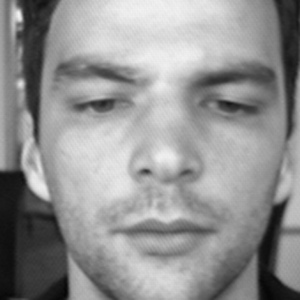
#> input picture Mari_nr_1/BioID_F1_1.jpg, 300 x 300 px, found by its file name; its folder holds only this picture in this run
$ jupyter execute --allow-errors 'Colocviu IVOM_MihalceaGeorgiana.ipynb'
#> lines starting #> are read from the running program, lines starting #| are printed output that depends on the picture
[cell 1]
#Import
import numpy as np
from skimage import io,color
import matplotlib.pyplot as plt
import math
import pdb
import os
import scipy.signal as sig

def hog(img,prag):

    #PARAMTERS: imagine,threshhold
    #RETURN: GV,GH,histograma gradientilor orientati
    h=img.shape[0]
    w=img.shape[1]

    # calculul gradientilor Gh si GV

    Gh = 2*img[0:h-1,0:w-1] - 2*img[1:h,0:w-1] + 4*img[0:h-1,1:w] - 4*img[1:h,1:w]
    Gv = 2*img[0:h-1,0:w-1] - 2*img[0:h-1,1:w] + 4*img[1:h,0:w-1] - 4*img[1:h,1:w]

    # calcul magnitudine si orientare folosind Gh si Gv
    Mg = np.sqrt(Gh**2 + Gv**2)
    orientare =(180/math.pi)* np.arctan(Gv/(Gh+0.001))

    #vectorizare magnitudine si gradienti
    Mg = Mg.flatten()
    orientare = orientare.flatten()
    #anularea orientarilor pentru care magnitudinea este mai mica ca pragul ales
    orientare[Mg < prag] = 1800
    orientare = orientare[orientare != 1800]

    #calculez histograma de orientari pt 6 bins cu np.histogram
    hist = np.histogram(orientare, bins = 6)[0]

    #normez histograma la suma elementelor si adun si un epsilon ca sa
    #evit situatia in care impart la 0 (blocul contine o regiune uniforma)
    hist = hist/(np.sum(hist) + 0.001)

    return  Gv,Gh,hist

#verificare Gv,Gh
a= np.array([[100,85,70],[81,80,90],[92,83,50]])
Gv,Gh,hist=hog(a,0.05)
print(Gv,Gh)

path = "D:\MASTER TAID\sem 3\IVOM\lab\Laboratoare\Colocviu\Mari_nr_1"
poze= os.listdir(path)

#masca de ponderi
mask=np.array([[8,3,9],
    [1,4,2],
    [6,5,7]])

#pt. a aplica doar pe patratele rosii din exercitiu
mask_aplicat = np.array([[1,1,1],[0,1,0],[0,1,0]])

dim_bloc = 3
#dim descriptori_lbp = (nr. poze pe care aplicam descriptorul, 6(bins histograma)*9(avem 3x3 griduri))
descriptori_hog=np.zeros([len(poze),6*9])

#parcurge pozele rand pe rand
#citeste,tranf in gray
for k in range(len(poze)):
    img=io.imread("Mari_nr_1/"+ poze[k])
#> img is the input picture: shape (300, 300, 3); min 5, max 243, mean 146
    img = color.rgb2gray(img)
#> img: shape (300, 300) float64

#initializez lista in care calculez descritorii
#calculez pasul pt impartirea in 3x3 ferestre
    lista_histograma_fereastra=[]
    #nr de linii si coloane dupa care se schimba zona
    val=math.ceil(img.shape[0]/dim_bloc)
#> val = 100

    h=img.shape[0]
#> h = 300
    w=img.shape[1]
#> w = 300
    #parcurg imaginea pe blocuri(3x3)
    for i in range(0,h,val):
        for j in range(0,w,val):
            #decupez fiecare ferastra
            fereastra=img[i:i+val,j:j+val]
            hist_hog = hog(fereastra,0.05)[2]
            #inmultesc histograma hog cu masca
            hist_norm = hist_hog*mask[i//val,j//val]*mask_aplicat[i//val,j//val]
            #pun histograma in lista
            lista_histograma_fereastra.append(hist_norm)
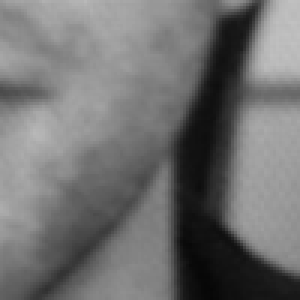
#> fereastra: shape (100, 100) float64 (shown 3 times larger); min 0.0235, max 0.757, mean 0.44
#> after the loop, lista_histograma_fereastra = 9 items, first 6: [1.99, 0.985, 1.08, 0.894, 0.903, 2.15], [0.492, 0.577, 0.627, 0.461, 0.426, 0.416], [2.13, 1.29, 1.22, 1.81, 0.918, 1.63], [0, 0, 0, 0, 0, 0], [0.769, 0.776, 0.661, 0.575, 0.568, 0.653], [0, 0, 0, 0, 0, 0]

    #transform lista de histograme in array
    lista_histograma_fereastra = np.array(lista_histograma_fereastra)
#> lista_histograma_fereastra = [[1.99, 0.985, 1.08, 0.894, 0.903, 2.15], [0.492, 0.577, 0.627, 0.461, 0.426, 0.416], [2.13, 1.29, 1.22, 1.81, 0.918, 1.63], [0, 0, 0, 0, 0, 0], [0.769, 0.776, 0.661, 0.575, 0.568, 0.653], [0, 0, 0, 0, 0, 0], [0, 0, 0, 0, 0, 0], [0.617, 0.949, 1.13, 1.13, 0.616, 0.554], [0, 0, 0, 0, 0, 0]]
    #pun hostogramele concatenate pe linia corespunzatoare imaginii in
    #descriptori_hog, cel mai simplu este sa folositi flatten() decat
    #functii de concatenare propriu zise
    descriptori_hog[k,:]=lista_histograma_fereastra.flatten()

def eucdist(x,y):

    #PARAMETERS: cei 2 vectori
    #RETURN: distanta
    distanta = np.sqrt(np.sum(np.square(x - y)))

    return distanta

#initializez matrica de distante
distante=np.zeros([8,8])

#calculez dist euclidiana intre toti descritorii asociati imaginilor
#inclusiv intre aceeasi descriptori
#> (the rest of this cell did not finish here and is left out)


$ run again, on Mari_nr_1/BioID_F3_1.jpg
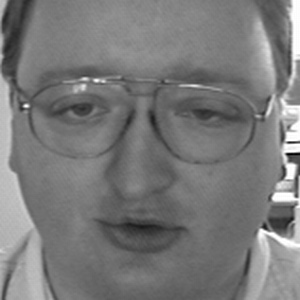
#> input picture Mari_nr_1/BioID_F3_1.jpg, 300 x 300 px, found by its file name
#> img is the input picture: shape (300, 300, 3); min 0, max 255, mean 121.2
#> img: shape (300, 300) float64
#> after the loop `for i in range(0,h,val):`:
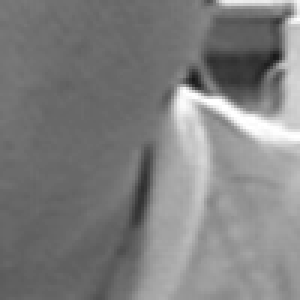
#> fereastra: shape (100, 100) float64 (shown 3 times larger); min 0.098, max 1, mean 0.499
#> after the loop `for i in range(0,h,val):`: lista_histograma_fereastra = 9 items, first 6: [1.22, 1.02, 1.28, 1.29, 1.1, 2.08], [0.389, 0.554, 0.677, 0.715, 0.33, 0.335], [2.56, 1.67, 1.33, 0.973, 0.886, 1.58], [0, 0, 0, 0, 0, 0], [0.874, 0.73, 0.594, 0.466, 0.589, 0.748], [0, 0, 0, 0, 0, 0]
#> `lista_histograma_fereastra = np.array(lista_histograma_fereastra)`: lista_histograma_fereastra = [[1.22, 1.02, 1.28, 1.29, 1.1, 2.08], [0.389, 0.554, 0.677, 0.715, 0.33, 0.335], [2.56, 1.67, 1.33, 0.973, 0.886, 1.58], [0, 0, 0, 0, 0, 0], [0.874, 0.73, 0.594, 0.466, 0.589, 0.748], [0, 0, 0, 0, 0, 0], [0, 0, 0, 0, 0, 0], [0.59, 0.907, 1.3, 1.1, 0.628, 0.474], [0, 0, 0, 0, 0, 0]]

$ run again, on Mari_nr_1/BioID_F3_3.jpg
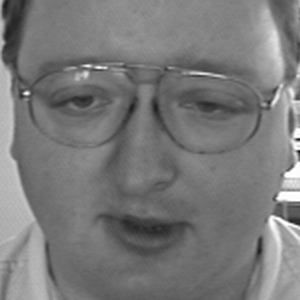
#> input picture Mari_nr_1/BioID_F3_3.jpg, 300 x 300 px, found by its file name
#> img is the input picture: shape (300, 300, 3); min 10, max 255, mean 121
#> img: shape (300, 300) float64
#> after the loop `for i in range(0,h,val):`:
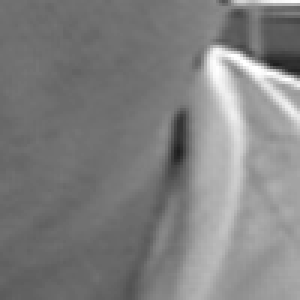
#> fereastra: shape (100, 100) float64 (shown 3 times larger); min 0.118, max 1, mean 0.503
#> after the loop `for i in range(0,h,val):`: lista_histograma_fereastra = 9 items, first 6: [1.32, 0.997, 1.32, 1.39, 1.07, 1.89], [0.407, 0.505, 0.81, 0.569, 0.356, 0.353], [2.35, 1.72, 1.76, 0.912, 0.837, 1.42], [0, 0, 0, 0, 0, 0], [0.8, 0.695, 0.53, 0.534, 0.6, 0.841], [0, 0, 0, 0, 0, 0]
#> `lista_histograma_fereastra = np.array(lista_histograma_fereastra)`: lista_histograma_fereastra = [[1.32, 0.997, 1.32, 1.39, 1.07, 1.89], [0.407, 0.505, 0.81, 0.569, 0.356, 0.353], [2.35, 1.72, 1.76, 0.912, 0.837, 1.42], [0, 0, 0, 0, 0, 0], [0.8, 0.695, 0.53, 0.534, 0.6, 0.841], [0, 0, 0, 0, 0, 0], [0, 0, 0, 0, 0, 0], [0.614, 0.957, 1.34, 1.08, 0.531, 0.476], [0, 0, 0, 0, 0, 0]]

$ run again, on Mari_nr_1/BioID_F4_1.jpg
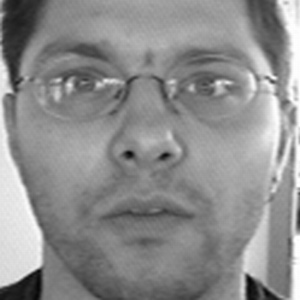
#> input picture Mari_nr_1/BioID_F4_1.jpg, 300 x 300 px, found by its file name
#> img is the input picture: shape (300, 300, 3); min 2, max 255, mean 140.8
#> img: shape (300, 300) float64
#> after the loop `for i in range(0,h,val):`:
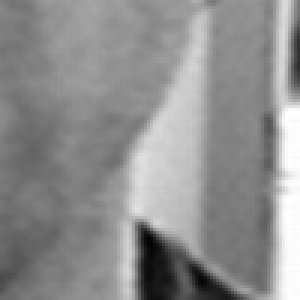
#> fereastra: shape (100, 100) float64 (shown 3 times larger); min 0.00784, max 1, mean 0.561
#> after the loop `for i in range(0,h,val):`: lista_histograma_fereastra = 9 items, first 6: [1.29, 0.916, 1.32, 1.38, 1.37, 1.72], [0.482, 0.533, 0.621, 0.493, 0.427, 0.445], [2.55, 1.73, 1.43, 1.1, 0.801, 1.39], [0, 0, 0, 0, 0, 0], [0.673, 0.788, 0.618, 0.673, 0.658, 0.59], [0, 0, 0, 0, 0, 0]
#> `lista_histograma_fereastra = np.array(lista_histograma_fereastra)`: lista_histograma_fereastra = [[1.29, 0.916, 1.32, 1.38, 1.37, 1.72], [0.482, 0.533, 0.621, 0.493, 0.427, 0.445], [2.55, 1.73, 1.43, 1.1, 0.801, 1.39], [0, 0, 0, 0, 0, 0], [0.673, 0.788, 0.618, 0.673, 0.658, 0.59], [0, 0, 0, 0, 0, 0], [0, 0, 0, 0, 0, 0], [0.472, 0.896, 1.25, 1.32, 0.614, 0.452], [0, 0, 0, 0, 0, 0]]

$ run again, on Mari_nr_1/BioID_F1_3.jpg
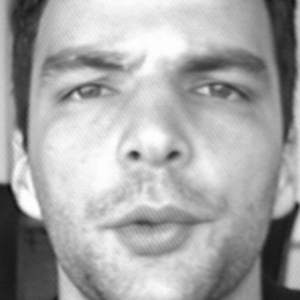
#> input picture Mari_nr_1/BioID_F1_3.jpg, 300 x 300 px, found by its file name
#> img is the input picture: shape (300, 300, 3); min 16, max 255, mean 165.9
#> img: shape (300, 300) float64
#> after the loop `for i in range(0,h,val):`:
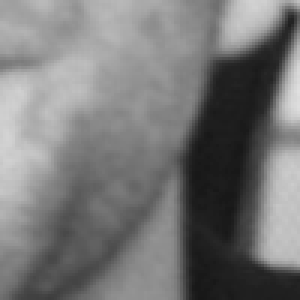
#> fereastra: shape (100, 100) float64 (shown 3 times larger); min 0.0902, max 0.878, mean 0.467
#> after the loop `for i in range(0,h,val):`: lista_histograma_fereastra = 9 items, first 6: [1.72, 0.898, 1.02, 1.38, 0.955, 2.03], [0.423, 0.511, 0.553, 0.574, 0.502, 0.437], [2.4, 1.28, 1.55, 1.56, 0.754, 1.46], [0, 0, 0, 0, 0, 0], [0.797, 0.784, 0.568, 0.568, 0.583, 0.701], [0, 0, 0, 0, 0, 0]
#> `lista_histograma_fereastra = np.array(lista_histograma_fereastra)`: lista_histograma_fereastra = [[1.72, 0.898, 1.02, 1.38, 0.955, 2.03], [0.423, 0.511, 0.553, 0.574, 0.502, 0.437], [2.4, 1.28, 1.55, 1.56, 0.754, 1.46], [0, 0, 0, 0, 0, 0], [0.797, 0.784, 0.568, 0.568, 0.583, 0.701], [0, 0, 0, 0, 0, 0], [0, 0, 0, 0, 0, 0], [0.588, 0.817, 1.01, 1.09, 0.811, 0.688], [0, 0, 0, 0, 0, 0]]
